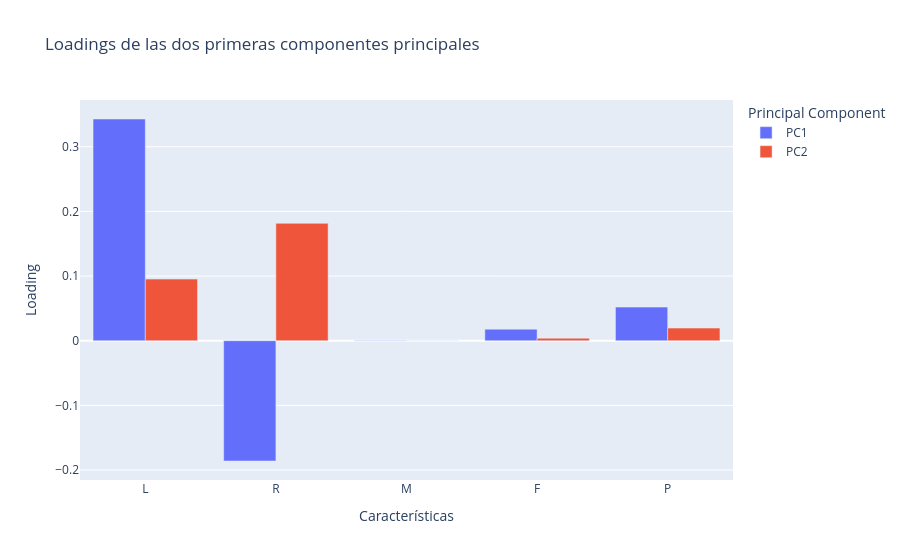
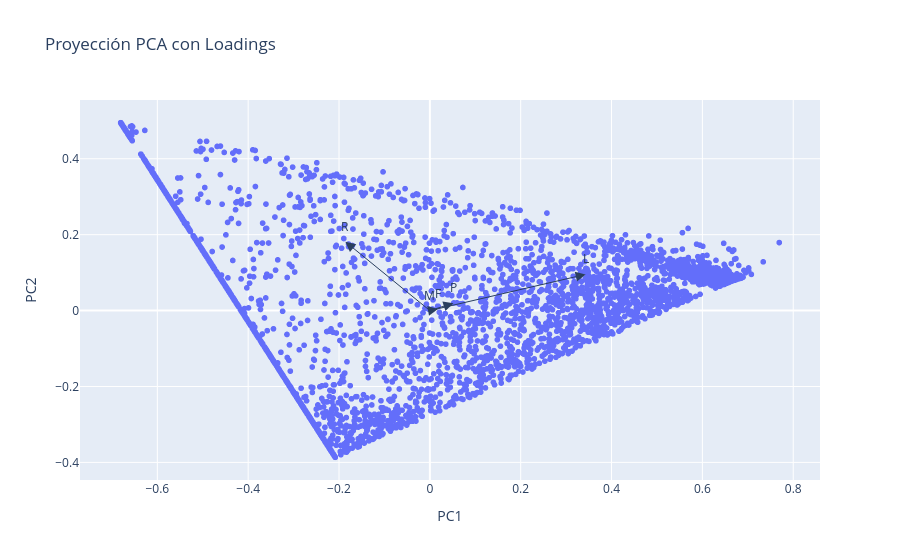

Notebook source saved alongside these figures, in order:
### Markdown cell above
### 1.3.3 Análisis de los Loadings de PCA [0.5 puntos]
Antes de continuar con la etapa de clustering, analice los *loadings* (pesos o coeficientes) de las componentes principales obtenidas con PCA. 

Utilice el siguiente tutorial para visualizarlos: https://plotly.com/python/pca-visualization/

- Calcule y reporte los *loadings* de las dos primeras componentes principales.
- Interprete qué características (**LRMFP**) son más relevantes en cada componente.
- Visualice los *loadings* usando un gráfico de barras para cada componente.

### Code cell
# Código para calcular loadings.

# - Calcule y reporte los *loadings* de las dos primeras componentes principales.


# Extraer modelo PCA del pipeline
pca_model = pipeline_pca.named_steps["pca"]

# Nombres de las columnas
columns = ["L", "R", "M", "F", "P"]

# Calcular loadings
loadings = pca_model.components_.T * np.sqrt(pca_model.explained_variance_)

# Pasamos a un DataFrame para mejor visualización para el análisis de los loadings
loadings_df = pd.DataFrame(loadings, index=columns, columns=["PC1", "PC2"])
print(loadings_df)


# - Visualice los *loadings* usando un gráfico de barras para cada componente.

fig = px.bar(
    loadings_df.reset_index().melt(id_vars="index", var_name="Principal Component", value_name="Loading"),
    x="index",
    y="Loading",
    color="Principal Component",
    barmode="group",
    title="Loadings de las dos primeras componentes principales",
    labels={"index": "Características"},
)
fig.show()

# Puntos proyectados en PCA para referencia visual
fig = px.scatter(
    x=pca_proj[:, 0], y=pca_proj[:, 1], title="Proyección PCA de los clientes", labels={"x": "PC1", "y": "PC2"}
)

# Flechas de las features (loadings)

for i, feature in enumerate(loadings_df.index):
    fig.add_annotation(
        ax=0,
        ay=0,
        axref="x",
        ayref="y",
        x=loadings[i, 0],
        y=loadings[i, 1],
        showarrow=True,
        arrowsize=2,
        arrowhead=2,
        xanchor="right",
        yanchor="top",
    )
    fig.add_annotation(
        x=loadings[i, 0],
        y=loadings[i, 1],
        ax=0,
        ay=0,
        xanchor="center",
        yanchor="bottom",
        text=feature,
        yshift=5,
    )
fig.update_layout(title="Proyección PCA con Loadings")
fig.show()

### Figure 1 — Plotly figure (JSON) as saved in the notebook; plotly's stock layout.template omitted (floating-point values rounded to 4 significant figures)
{"data": [{"alignmentgroup": "True", "hovertemplate": "Principal Component=PC1<br>Características=%{x}<br>Loading=%{y}<extra></extra>", "legendgroup": "PC1", "marker": {"color": "#636efa", "pattern": {"shape": ""}}, "name": "PC1", "offsetgroup": "PC1", "orientation": "v", "showlegend": true, "textposition": "auto", "type": "bar", "x": ["L", "R", "M", "F", "P"], "xaxis": "x", "y": [0.3429, -0.186, -0.0005526, 0.01785, 0.05198], "yaxis": "y"}, {"alignmentgroup": "True", "hovertemplate": "Principal Component=PC2<br>Características=%{x}<br>Loading=%{y}<extra></extra>", "legendgroup": "PC2", "marker": {"color": "#EF553B", "pattern": {"shape": ""}}, "name": "PC2", "offsetgroup": "PC2", "orientation": "v", "showlegend": true, "textposition": "auto", "type": "bar", "x": ["L", "R", "M", "F", "P"], "xaxis": "x", "y": [0.0953, 0.1815, -2.73e-05, 0.003866, 0.01953], "yaxis": "y"}], "layout": {"barmode": "group", "legend": {"title": {"text": "Principal Component"}, "tracegroupgap": 0}, "title": {"text": "Loadings de las dos primeras componentes principales"}, "xaxis": {"anchor": "y", "domain": [0, 1], "title": {"text": "Características"}}, "yaxis": {"anchor": "x", "domain": [0, 1], "title": {"text": "Loading"}}}}

### Figure 2 — Plotly figure (JSON) as saved in the notebook; plotly's stock layout.template omitted (floating-point values rounded to 4 significant figures; data arrays with more than 128 entries replaced by an {"elided": "..."} marker saying what was removed)
{"data": [{"hovertemplate": "PC1=%{x}<br>PC2=%{y}<extra></extra>", "legendgroup": "", "marker": {"color": "#636efa", "symbol": "circle"}, "mode": "markers", "name": "", "showlegend": false, "type": "scattergl", "x": {"elided": "4314 float values"}, "xaxis": "x", "y": {"elided": "4314 float values"}, "yaxis": "y"}], "layout": {"annotations": [{"arrowhead": 2, "arrowsize": 2, "ax": 0, "axref": "x", "ay": 0, "ayref": "y", "showarrow": true, "x": 0.3429, "xanchor": "right", "y": 0.0953, "yanchor": "top"}, {"ax": 0, "ay": 0, "text": "L", "x": 0.3429, "xanchor": "center", "y": 0.0953, "yanchor": "bottom", "yshift": 5}, {"arrowhead": 2, "arrowsize": 2, "ax": 0, "axref": "x", "ay": 0, "ayref": "y", "showarrow": true, "x": -0.186, "xanchor": "right", "y": 0.1815, "yanchor": "top"}, {"ax": 0, "ay": 0, "text": "R", "x": -0.186, "xanchor": "center", "y": 0.1815, "yanchor": "bottom", "yshift": 5}, {"arrowhead": 2, "arrowsize": 2, "ax": 0, "axref": "x", "ay": 0, "ayref": "y", "showarrow": true, "x": -0.0005526, "xanchor": "right", "y": -2.73e-05, "yanchor": "top"}, {"ax": 0, "ay": 0, "text": "M", "x": -0.0005526, "xanchor": "center", "y": -2.73e-05, "yanchor": "bottom", "yshift": 5}, {"arrowhead": 2, "arrowsize": 2, "ax": 0, "axref": "x", "ay": 0, "ayref": "y", "showarrow": true, "x": 0.01785, "xanchor": "right", "y": 0.003866, "yanchor": "top"}, {"ax": 0, "ay": 0, "text": "F", "x": 0.01785, "xanchor": "center", "y": 0.003866, "yanchor": "bottom", "yshift": 5}, {"arrowhead": 2, "arrowsize": 2, "ax": 0, "axref": "x", "ay": 0, "ayref": "y", "showarrow": true, "x": 0.05198, "xanchor": "right", "y": 0.01953, "yanchor": "top"}, {"ax": 0, "ay": 0, "text": "P", "x": 0.05198, "xanchor": "center", "y": 0.01953, "yanchor": "bottom", "yshift": 5}], "legend": {"tracegroupgap": 0}, "title": {"text": "Proyección PCA con Loadings"}, "xaxis": {"anchor": "y", "domain": [0, 1], "title": {"text": "PC1"}}, "yaxis": {"anchor": "x", "domain": [0, 1], "title": {"text": "PC2"}}}}
